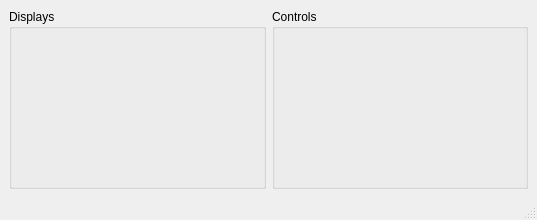
<?xml version="1.0" encoding="UTF-8"?>
<ui version="4.0">
 <class>ControlPanel</class>
 <widget class="QMainWindow" name="ControlPanel">
  <property name="geometry">
   <rect>
    <x>0</x>
    <y>0</y>
    <width>537</width>
    <height>220</height>
   </rect>
  </property>
  <property name="windowTitle">
   <string>MainWindow</string>
  </property>
  <widget class="QWidget" name="centralwidget">
   <layout class="QGridLayout" name="gridLayout">
    <item row="0" column="0">
     <widget class="QGroupBox" name="groupBox">
      <property name="title">
       <string>Displays</string>
      </property>
     </widget>
    </item>
    <item row="0" column="1">
     <widget class="QGroupBox" name="groupBox_2">
      <property name="title">
       <string>Controls</string>
      </property>
     </widget>
    </item>
   </layout>
  </widget>
  <widget class="QMenuBar" name="menubar">
   <property name="geometry">
    <rect>
     <x>0</x>
     <y>0</y>
     <width>537</width>
     <height>25</height>
    </rect>
   </property>
  </widget>
  <widget class="QStatusBar" name="statusbar"/>
 </widget>
 <resources/>
 <connections/>
</ui>
